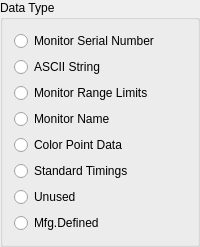
              <widget class="QGroupBox" name="m_pDTimingDataTypeGB">
               <property name="title">
                <string>Data Type</string>
               </property>
               <layout class="QVBoxLayout" name="verticalLayout_17">
                <item>
                 <widget class="QRadioButton" name="m_pDTimingDataType1RB">
                  <property name="text">
                   <string>Monitor Serial Number</string>
                  </property>
                 </widget>
                </item>
                <item>
                 <widget class="QRadioButton" name="m_pDTimingDataType2RB">
                  <property name="text">
                   <string>ASCII String</string>
                  </property>
                 </widget>
                </item>
                <item>
                 <widget class="QRadioButton" name="m_pDTimingDataType3RB">
                  <property name="text">
                   <string>Monitor Range Limits</string>
                  </property>
                 </widget>
                </item>
                <item>
                 <widget class="QRadioButton" name="m_pDTimingDataType4RB">
                  <property name="text">
                   <string>Monitor Name</string>
                  </property>
                 </widget>
                </item>
                <item>
                 <widget class="QRadioButton" name="m_pDTimingDataType5RB">
                  <property name="text">
                   <string>Color Point Data</string>
                  </property>
                 </widget>
                </item>
                <item>
                 <widget class="QRadioButton" name="m_pDTimingDataType6RB">
                  <property name="text">
                   <string>Standard Timings</string>
                  </property>
                 </widget>
                </item>
                <item>
                 <widget class="QRadioButton" name="m_pDTimingDataType7RB">
                  <property name="text">
                   <string>Unused</string>
                  </property>
                 </widget>
                </item>
                <item>
                 <widget class="QRadioButton" name="m_pDTimingDataType8RB">
                  <property name="text">
                   <string>Mfg.Defined</string>
                  </property>
                 </widget>
                </item>
               </layout>
              </widget>
